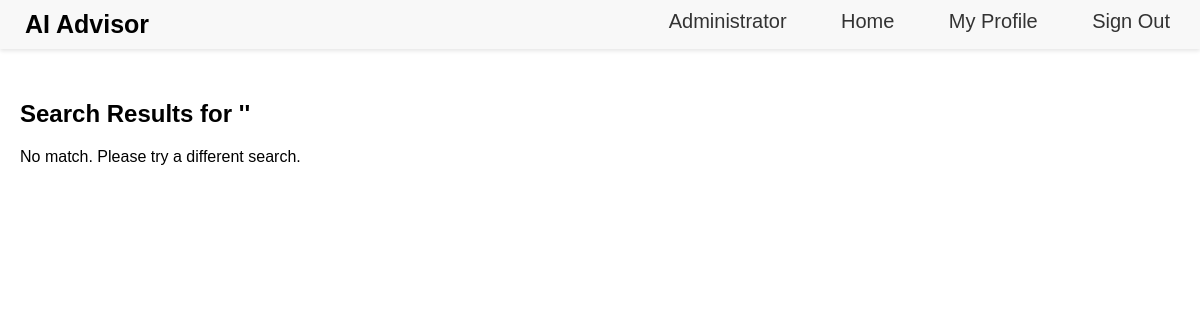
/search_results, run on an earlier commit of the app's database.
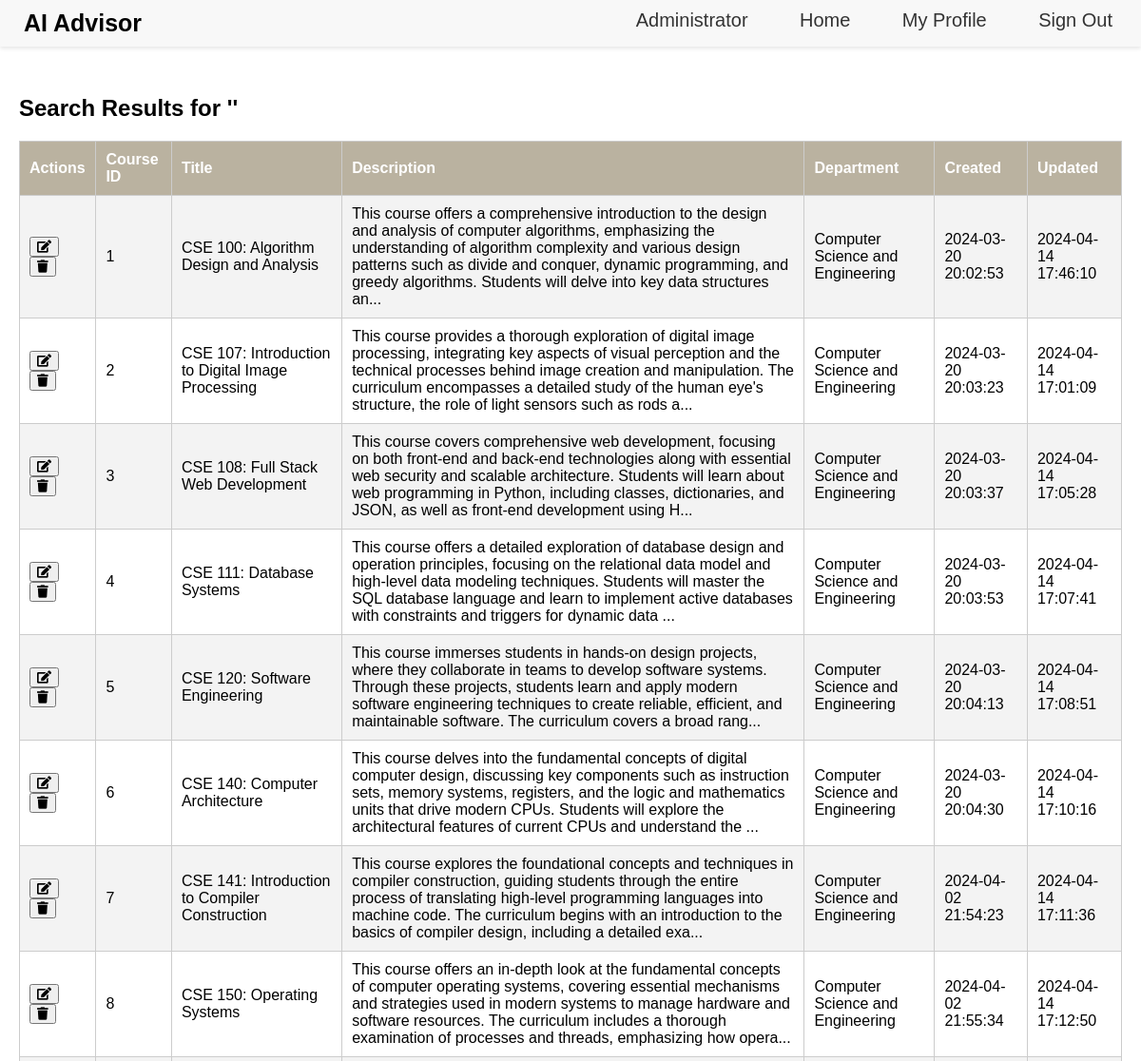
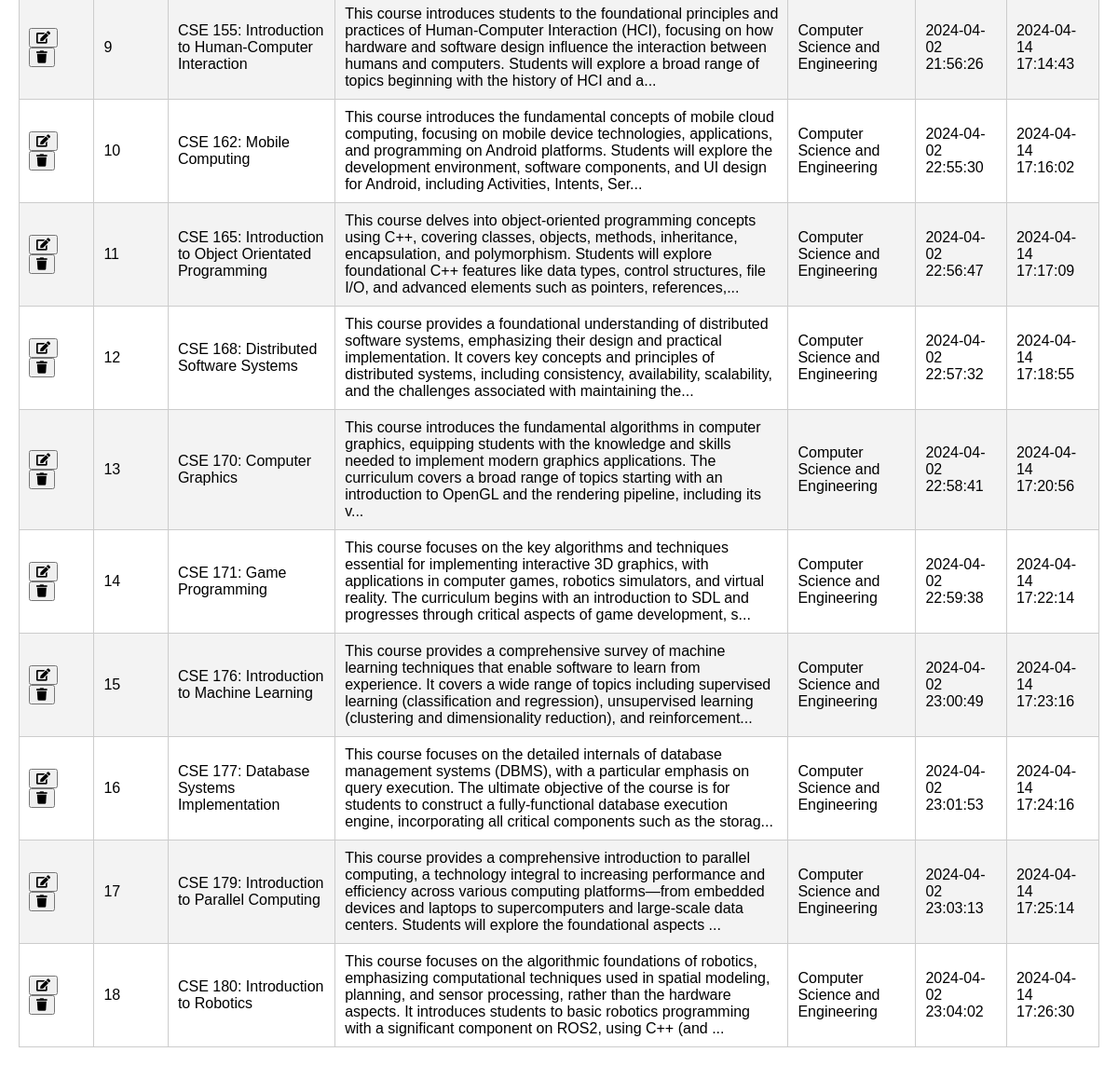
And on a later commit of the database (2 pictures, top to bottom).
### app/models/model.py (models this page shows, shortened)
class Course(db.Model):
    courseID = db.Column(db.Integer, primary_key=True)
    title = db.Column(db.String(255), nullable=False)
    description = db.Column(db.Text, nullable=False)
    department = db.Column(db.String(255), nullable=False)
    created = db.Column(db.DateTime, default=datetime.utcnow)
    updated = db.Column(db.DateTime, default=datetime.utcnow, onupdate=datetime.utcnow)

### app/routes/view.py (the view)
@view_blueprint.route('/search_results')
def search_courses():
    search_term = request.args.get('search', '')
    matching_courses = Course.query.filter(Course.title.like(f'%{search_term}%')).all()
    return render_template('search_results.html', courses=matching_courses, search_term=search_term)

### app/templates/search_results.html (shortened to what this page needs)
{% extends 'base.html' %} {% block styleLogin %}
<link
  rel="stylesheet"
  href="{{ url_for('static', filename='css/styleAdmin.css') }}"
/>
<link
  rel="stylesheet"
  href="https://cdnjs.cloudflare.com/ajax/libs/font-awesome/5.15.1/css/all.min.css"
/>
{% endblock %} {% block content %}
<div class="admin-container">
  <h2>Search Results for '{{ search_term }}'</h2>
  {% if courses %}
  <table id="courseCatalogTable">
    <tr>
      <th>Actions</th>
      <th>Course ID</th>
      <th>Title</th>
      <th>Description</th>
      <th>Department</th>
      <th>Created</th>
      <th>Updated</th>
    </tr>
    {% for course in courses %}
    <tr id="courseRow{{ course.courseID }}">
      <td>
        <button onclick="editCourse('{{ course.courseID }}')">
          <i class="fas fa-edit"></i>
        </button>
        <button onclick="deleteCourse('{{ course.courseID }}')">
          <i class="fas fa-trash"></i>
        </button>
      </td>
      <td>{{ course.courseID }}</td>
      <td>{{ course.title }}</td>
      <td>
        {{ course.description[:300] }}{% if course.description|length > 300
        %}...{% endif %}
      </td>
      <td>{{ course.department }}</td>
      <td>{{ course.created.strftime('%Y-%m-%d %H:%M:%S') }}</td>
      <td>{{ course.updated.strftime('%Y-%m-%d %H:%M:%S') }}</td>
    </tr>
    {% endfor %}
  </table>
  {% else %}
  <div class="no-results">
    <p>No match. Please try a different search.</p>
  </div>
  {% endif %}
</div>
{% endblock %}

What changed in the data, as far as the page shows it:
added Course: courseID "1", title "CSE 100: Algorithm Design and Analysis", description "This course offers a comprehensive introduction to the design and analysis of computer algorithms, emphasizing the understanding of algorithm complexity and various design patterns such as divide and conquer, dynamic programming, and greedy algorithms. Students will delve into key data structures an", department "Computer Science and Engineering", created "2024-03-20 20:02:53", updated "2024-04-14 17:46:10"
added Course: courseID "2", title "CSE 107: Introduction to Digital Image Processing", description "This course provides a thorough exploration of digital image processing, integrating key aspects of visual perception and the technical processes behind image creation and manipulation. The curriculum encompasses a detailed study of the human eye's structure, the role of light sensors such as rods a", department "Computer Science and Engineering", created "2024-03-20 20:03:23", updated "2024-04-14 17:01:09"
added Course: courseID "3", title "CSE 108: Full Stack Web Development", description "This course covers comprehensive web development, focusing on both front-end and back-end technologies along with essential web security and scalable architecture. Students will learn about web programming in Python, including classes, dictionaries, and JSON, as well as front-end development using H", department "Computer Science and Engineering", created "2024-03-20 20:03:37", updated "2024-04-14 17:05:28"
added Course: courseID "4", title "CSE 111: Database Systems", description "This course offers a detailed exploration of database design and operation principles, focusing on the relational data model and high-level data modeling techniques. Students will master the SQL database language and learn to implement active databases with constraints and triggers for dynamic data", department "Computer Science and Engineering", created "2024-03-20 20:03:53", updated "2024-04-14 17:07:41"
added Course: courseID "5", title "CSE 120: Software Engineering", description "This course immerses students in hands-on design projects, where they collaborate in teams to develop software systems. Through these projects, students learn and apply modern software engineering techniques to create reliable, efficient, and maintainable software. The curriculum covers a broad rang", department "Computer Science and Engineering", created "2024-03-20 20:04:13", updated "2024-04-14 17:08:51"
added Course: courseID "6", title "CSE 140: Computer Architecture", description "This course delves into the fundamental concepts of digital computer design, discussing key components such as instruction sets, memory systems, registers, and the logic and mathematics units that drive modern CPUs. Students will explore the architectural features of current CPUs and understand the", department "Computer Science and Engineering", created "2024-03-20 20:04:30", updated "2024-04-14 17:10:16"
added Course: courseID "7", title "CSE 141: Introduction to Compiler Construction", description "This course explores the foundational concepts and techniques in compiler construction, guiding students through the entire process of translating high-level programming languages into machine code. The curriculum begins with an introduction to the basics of compiler design, including a detailed exa", department "Computer Science and Engineering", created "2024-04-02 21:54:23", updated "2024-04-14 17:11:36"
added Course: courseID "8", title "CSE 150: Operating Systems", description "This course offers an in-depth look at the fundamental concepts of computer operating systems, covering essential mechanisms and strategies used in modern systems to manage hardware and software resources. The curriculum includes a thorough examination of processes and threads, emphasizing how opera", department "Computer Science and Engineering", created "2024-04-02 21:55:34", updated "2024-04-14 17:12:50"
added Course: courseID "9", title "CSE 155: Introduction to Human-Computer Interaction", description "This course introduces students to the foundational principles and practices of Human-Computer Interaction (HCI), focusing on how hardware and software design influence the interaction between humans and computers. Students will explore a broad range of topics beginning with the history of HCI and a", department "Computer Science and Engineering", created "2024-04-02 21:56:26", updated "2024-04-14 17:14:43"
added Course: courseID "10", title "CSE 162: Mobile Computing", description "This course introduces the fundamental concepts of mobile cloud computing, focusing on mobile device technologies, applications, and programming on Android platforms. Students will explore the development environment, software components, and UI design for Android, including Activities, Intents, Ser", department "Computer Science and Engineering", created "2024-04-02 22:55:30", updated "2024-04-14 17:16:02"
added Course: courseID "11", title "CSE 165: Introduction to Object Orientated Programming", description "This course delves into object-oriented programming concepts using C++, covering classes, objects, methods, inheritance, encapsulation, and polymorphism. Students will explore foundational C++ features like data types, control structures, file I/O, and advanced elements such as pointers, references,", department "Computer Science and Engineering", created "2024-04-02 22:56:47", updated "2024-04-14 17:17:09"
added Course: courseID "12", title "CSE 168: Distributed Software Systems", description "This course provides a foundational understanding of distributed software systems, emphasizing their design and practical implementation. It covers key concepts and principles of distributed systems, including consistency, availability, scalability, and the challenges associated with maintaining the", department "Computer Science and Engineering", created "2024-04-02 22:57:32", updated "2024-04-14 17:18:55"
added Course: courseID "13", title "CSE 170: Computer Graphics", description "This course introduces the fundamental algorithms in computer graphics, equipping students with the knowledge and skills needed to implement modern graphics applications. The curriculum covers a broad range of topics starting with an introduction to OpenGL and the rendering pipeline, including its v", department "Computer Science and Engineering", created "2024-04-02 22:58:41", updated "2024-04-14 17:20:56"
added Course: courseID "14", title "CSE 171: Game Programming", description "This course focuses on the key algorithms and techniques essential for implementing interactive 3D graphics, with applications in computer games, robotics simulators, and virtual reality. The curriculum begins with an introduction to SDL and progresses through critical aspects of game development, s", department "Computer Science and Engineering", created "2024-04-02 22:59:38", updated "2024-04-14 17:22:14"
added Course: courseID "15", title "CSE 176: Introduction to Machine Learning", description "This course provides a comprehensive survey of machine learning techniques that enable software to learn from experience. It covers a wide range of topics including supervised learning (classification and regression), unsupervised learning (clustering and dimensionality reduction), and reinforcement", department "Computer Science and Engineering", created "2024-04-02 23:00:49", updated "2024-04-14 17:23:16"
added Course: courseID "16", title "CSE 177: Database Systems Implementation", description "This course focuses on the detailed internals of database management systems (DBMS), with a particular emphasis on query execution. The ultimate objective of the course is for students to construct a fully-functional database execution engine, incorporating all critical components such as the storag", department "Computer Science and Engineering", created "2024-04-02 23:01:53", updated "2024-04-14 17:24:16"
added Course: courseID "17", title "CSE 179: Introduction to Parallel Computing", description "This course provides a comprehensive introduction to parallel computing, a technology integral to increasing performance and efficiency across various computing platforms—from embedded devices and laptops to supercomputers and large-scale data centers. Students will explore the foundational aspects", department "Computer Science and Engineering", created "2024-04-02 23:03:13", updated "2024-04-14 17:25:14"
added Course: courseID "18", title "CSE 180: Introduction to Robotics", description "This course focuses on the algorithmic foundations of robotics, emphasizing computational techniques used in spatial modeling, planning, and sensor processing, rather than the hardware aspects. It introduces students to basic robotics programming with a significant component on ROS2, using C++ (and", department "Computer Science and Engineering", created "2024-04-02 23:04:02", updated "2024-04-14 17:26:30"
Also different on the page:
text no longer shown: "No match. Please try a different search."
text now shown: "Actions Course ID Title Description Department Created Updated"
